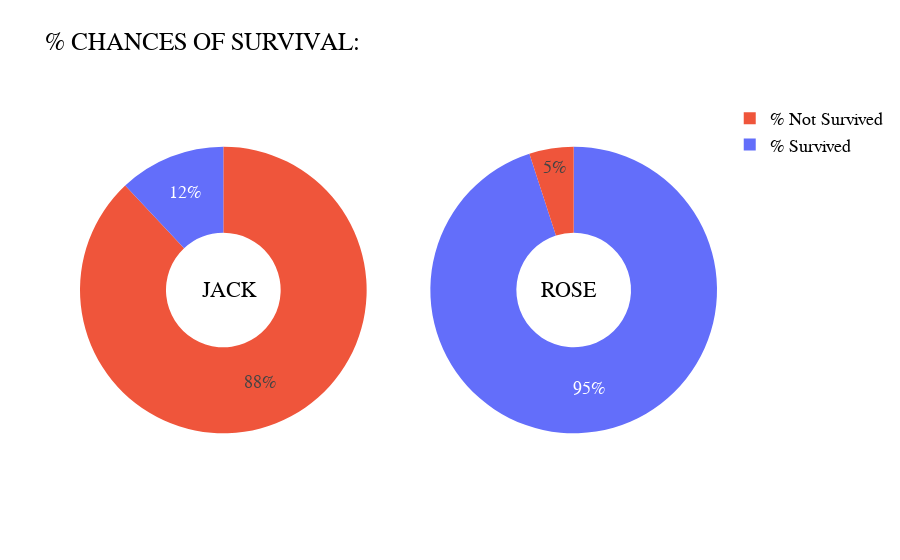

This figure's notebook cell:
### Markdown cell above
## Let's plot the % Chances of survival:

### Code cell
import plotly.graph_objects as go
from plotly.subplots import make_subplots

labels = ['% Not Survived', '% Survived']

# Create subplots: use 'domain' type for Pie subplot
fig = make_subplots(rows=1, cols=2, specs=[[{'type':'domain'}, {'type':'domain'}]])

fig.add_trace(go.Pie(labels=labels, values=[88, 12], name="Chances Jack to survive", marker_colors=['#EF553B', '#636EFA']),
              1, 1)
fig.add_trace(go.Pie(labels=labels, values=[5, 95], name="Chances Jane to survive"),
              1, 2)

# Use `hole` to create a donut-like pie chart
fig.update_traces(hole=.4, hoverinfo="label+percent+name")

fig.update_layout(
    title_text="% CHANCES OF SURVIVAL:",
    # Add annotations in the center of the donut pies.
    annotations=[dict(text='JACK', x=0.188, y=0.5, font_size=22, showarrow=False),
                 dict(text='ROSE', x=0.815, y=0.5, font_size=22, showarrow=False)],
    font=dict(
        family="Nunito, monospace",
        size=18,
        color="Black"
    ))
    
fig.show()

### Figure 1 — Plotly figure (JSON) as saved in the notebook; plotly's stock layout.template omitted (floating-point values rounded to 4 significant figures)
{"data": [{"domain": {"x": [0, 0.45], "y": [0, 1]}, "hole": 0.4, "hoverinfo": "label+percent+name", "labels": ["% Not Survived", "% Survived"], "marker": {"colors": ["#EF553B", "#636EFA"]}, "name": "Chances Jack to survive", "type": "pie", "values": [88, 12]}, {"domain": {"x": [0.55, 1], "y": [0, 1]}, "hole": 0.4, "hoverinfo": "label+percent+name", "labels": ["% Not Survived", "% Survived"], "name": "Chances Jane to survive", "type": "pie", "values": [5, 95]}], "layout": {"annotations": [{"font": {"size": 22}, "showarrow": false, "text": "JACK", "x": 0.188, "y": 0.5}, {"font": {"size": 22}, "showarrow": false, "text": "ROSE", "x": 0.815, "y": 0.5}], "font": {"color": "Black", "family": "Nunito, monospace", "size": 18}, "title": {"text": "% CHANCES OF SURVIVAL:"}}}
